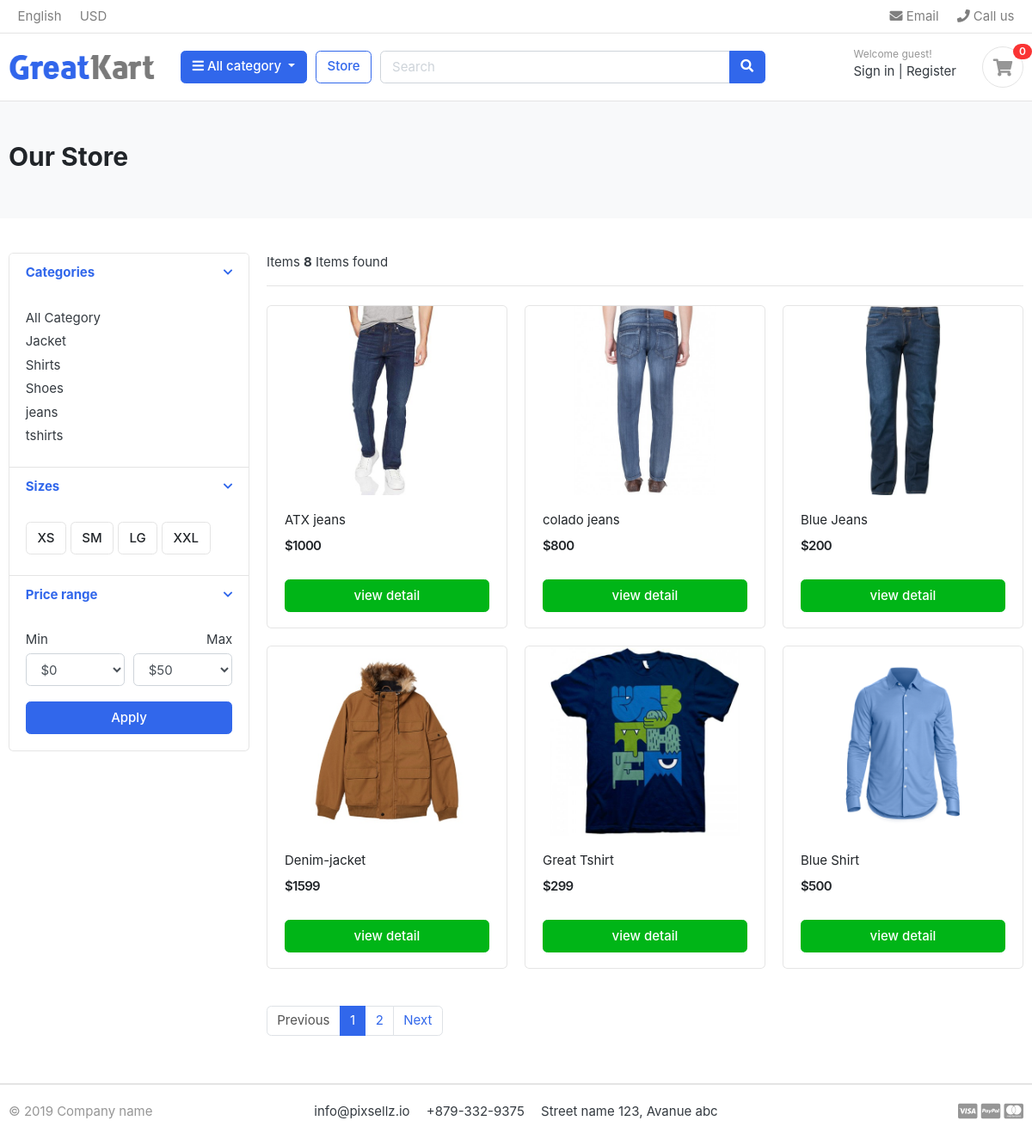
/store/, run on the app's committed database.
### category/models.py (models this page shows, shortened)
class Category(models.Model):
    category_name = models.CharField(max_length=50, unique=True)
    slug = models.SlugField(max_length=100, unique=True)
    description = models.CharField(max_length=255)
    cat_image = models.ImageField(upload_to='photos/categories', blank=True)
    class Meta:
        verbose_name='category'
        verbose_name_plural='categories'
    def get_url(self):
        return reverse('products_by_category',args=[self.slug])

### store/models.py (models this page shows, shortened)
class Product(models.Model):
      product_name   =  models.CharField(max_length=200,unique=True)
      slug           =  models.SlugField(max_length=200,unique=True)
      discription    =  models.CharField(max_length=500,blank=True)
      price          =  models.IntegerField()
      stock          =  models.IntegerField()
      image          =  models.ImageField(upload_to='photos/product')
      is_available   =  models.BooleanField(default=True)
      create_date    =  models.DateTimeField(auto_now_add=True)
      update_date    =  models.DateTimeField(auto_now=True)
      category       = models.ForeignKey(Category,on_delete=models.CASCADE)
      def get_url(self):
            return reverse('product_detail',args=[self.category.slug,self.slug])

### store/views.py (the view)
# urls.py: path('store/',include('store.urls')),
def store(request,category_slug=None):
      categories=None
      products=None
      if category_slug!=None:
            categories = get_object_or_404(Category,slug=category_slug)
            product_store= Product.objects.all().filter(category=categories,is_available=True)
            paginator = Paginator(product_store,6)
            page = request.GET.get('page')
            paged_products = paginator.get_page(page)
            product_count = product_store.count()
      else:
           product_store  = Product.objects.all().filter(is_available=True).order_by('id')
           paginator = Paginator(product_store,6)
           page = request.GET.get('page')
           paged_products = paginator.get_page(page)
           product_count = product_store.count()
      context={
            'product_store':paged_products,
            'product_count':product_count,
      }
      return render(request,'stores/store.html',context)

### carts/context_procesore.py (called while the page is built)
def counter(request):
     cart_count = 0
     if 'admin' in request.path:
          return {}
     else:
          try:
            cart      = Cart.objects.filter(cart_id=_cart_id(request))
            cart_items = CartItem.objects.all().filter(cart=cart[0:1])
            for cart_item in cart_items:
                 cart_count += cart_item.quantity
          except Cart.DoesNotExist:
            cart_count = 0
          return dict(cart_count=cart_count)

### carts/views.py (called while the page is built)
def _cart_id(request):
      cart = request.session.session_key
      if not cart:
            cart = request.session.create()
      return cart

### category/context_procesore.py (called while the page is built)
def menu_category_link(request):
      links = Category.objects.all()
      return dict(links=links)

### templates/stores/store.html (shortened to what this page needs)
{% extends 'base.html' %}
{% block content %}
      <section class="section-pagetop bg">
      <div class="container">
            <h2 class="title-page">Our Store</h2>
      </div>
      </section>
<section class="section-content padding-y">
      <div class="container">
      <div class="row">
            <aside class="col-md-3">
      <div class="card">
            <article class="filter-group">
                  <header class="card-header">
                        <a href="#" data-toggle="collapse" data-target="#collapse_1" aria-expanded="true" class="">
                              <i class="icon-control fa fa-chevron-down"></i>
                              <h6 class="title">Categories</h6>
                        </a>
                  </header>
                  <div class="filter-content collapse show" id="collapse_1" style="">
                        <div class="card-body">
                              <ul class="list-menu">
                                    <li><a href="{% url 'store' %}">All Category</a></li>
                                    {% for category in links %}
                                    <li><a href="{{ category.get_url }}">{{ category.category_name }}</a></li>
                                    {% endfor %}
                              </ul>
                        </div>
                  </div>
            </article>
            <article class="filter-group">
                  <header class="card-header">
                        <a href="#" data-toggle="collapse" data-target="#collapse_4" aria-expanded="true" class="">
                              <i class="icon-control fa fa-chevron-down"></i>
                              <h6 class="title">Sizes </h6>
                        </a>
                  </header>
                  <div class="filter-content collapse show" id="collapse_4" style="">
                        <div class="card-body">
                          <label class="checkbox-btn">
                            <span class="btn btn-light"> XS </span>
                          </label>
                          <label class="checkbox-btn">
                            <span class="btn btn-light"> SM </span>
                          </label>
                          <label class="checkbox-btn">
                            <span class="btn btn-light"> LG </span>
                          </label>
                          <label class="checkbox-btn">
                            <span class="btn btn-light"> XXL </span>
                          </label>
                  </div>
                  </div>
            </article>
            <article class="filter-group">
                  <header class="card-header">
                        <a href="#" data-toggle="collapse" data-target="#collapse_3" aria-expanded="true" class="">
                              <i class="icon-control fa fa-chevron-down"></i>
                              <h6 class="title">Price range </h6>
                        </a>
                  </header>
                  <div class="filter-content collapse show" id="collapse_3" style="">
                        <div class="card-body">
                              <div class="form-row">
                              <div class="form-group col-md-6">
                                <label>Min</label>
                                      <select class="mr-2 form-control">
                                          <option value="0">$0</option>
                                    </select>
                              </div>
                              <div class="form-group text-right col-md-6">
                                <label>Max</label>
                                      <select class="mr-2 form-control">
                                          <option value="50">$50</option>
                                    </select>
                              </div>
                              </div>
                              <button class="btn btn-block btn-primary">Apply</button>
                        </div>
                  </div>
            </article>
      </div>
            </aside>
            <main class="col-md-9">
      <header class="border-bottom mb-4 pb-3">
                  <div class="form-inline">
                        <span class="mr-md-auto">Items <b>{{ product_count }}</b> Items found </span>
                  </div>
      </header>
      <div class="row">
            {% for product in product_store %}
            <div class="col-md-4">
                  <figure class="card card-product-grid">
                        <div class="img-wrap">
                              <a href="{{ product.get_url }}"><img src="{{ product.image.url }}"></a>
                        </div>
                        <figcaption class="info-wrap">
                              <div class="fix-height">
                                    <a href="{{ product.get_url }}" class="title">{{ product.product_name }}</a>
                                    <div class="price-wrap mt-2">
                                          <span class="price">${{ product.price}}</span>
                                    </div>
                              </div>
                              <a href="{{ product.get_url }}" class="btn btn-block btn-success">view detail</a>
                        </figcaption>
                  </figure>
            </div>
            {% endfor %}
      </div>
      <nav class="mt-4" aria-label="Page navigation sample">
      {% if product_store.has_other_pages %}
      <ul class="pagination">
            {% if product_store.has_previous %}
            <li class="page-item"><a class="page-link" href="?page={{product_store.previous_page_number}}">Previous</a></li>
            {% else %}
            <li class="page-item disabled"><a class="page-link" href="#">Previous</a></li>
            {% endif %}
            {% for i in product_store.paginator.page_range %}
              {%if product_store.number == i %}
              <li class="page-item active"><a class="page-link" href="#">{{i}}</a></li>
              {% else %}
              <li class="page-item"><a class="page-link" href="?page={{i}}">{{i}}</a></li>
              {% endif %}
            {% endfor %}
            {% if product_store.has_next %}
            <li class="page-item"><a class="page-link" href="?page={{product_store.next_page_number}}">Next</a></li>
            {% else %}
            <li class="page-item disabled"><a class="page-link" href="#">Next</a></li>
            {% endif %}
      </ul>
      {% endif %}
      </nav>
            </main>
      </div>
      </div>
      </section>
{% endblock %}

### static/css/ui.css (style rules this page uses)
html { font-family: "Inter", sans-serif; font-size: 15px; }
.img-wrap { text-align: center; display: block; }
.img-wrap img { max-width: 100%; }
.price-wrap { letter-spacing: -0.7px; }
.padding-y { padding-top: 40px; padding-bottom: 40px; }
figure { margin-bottom: 0; }
article:after, .form-group:after { display: block; clear: both; content: ""; }
.bg { background-color: #f8f9fa; }
.title-page { color: #212529; }
.btn-light { background-color: #fff; border-color: #e4e4e4; }
[class*=list-] li:after { visibility: hidden; display: block; content: ""; overflow: hidden; height: 0; clear: both; }
.list-menu { list-style: none; margin: 0; padding-left: 0; }
.list-menu li { margin-bottom: 5px; }
.list-menu a { color: #343a40; }
[class*=card-product] a.title { color: #212529; display: block; }
[class*=card-product] .img-wrap { overflow: hidden; position: relative; }
[class*=card-product] .img-wrap img { height: 100%; max-width: 100%; width: auto; display: inline-block; -o-object-fit: cover; object-fit: cover; }
.card-product-grid { margin-bottom: 20px; }
.card-product-grid .img-wrap { border-radius: 0.2rem 0.2rem 0 0; height: 220px; }
.card-product-grid .info-wrap { overflow: hidden; padding: 18px 20px; }
.card-product-grid .fix-height { height: 80px; overflow: hidden; }
.card .img-wrap { overflow: hidden; }
.price { font-weight: 600; color: #212529; }
.icon-control { margin-top: 5px; float: right; font-size: 80%; }
.card-header .title { margin-bottom: 0; line-height: 1.5; }
.filter-group { border-bottom: 1px solid #e4e4e4; }
.filter-group .card-header { border-bottom: 0; }
.filter-group:last-child { border-bottom: 0; }
.checkbox-btn { position: relative; }
.section-pagetop { padding: 45px 0; }

### data on the page
Category: category_name "Jacket"
Category: category_name "Shirts"
Category: category_name "Shoes"
Category: category_name "jeans"
Category: category_name "tshirts"
Product: image (picture), product_name "ATX jeans", price "1000"
Product: image (picture), product_name "colado jeans", price "800"
Product: image (picture), product_name "Blue Jeans", price "200"
Product: image (picture), product_name "Denim-jacket", price "1599"
Product: image (picture), product_name "Great Tshirt", price "299"
Product: image (picture), product_name "Blue Shirt", price "500"

### other printed values
{{ cart_count }} "0"
{{ product_count }} "8"
{{ i }} "1"
{{ i }} "2"
